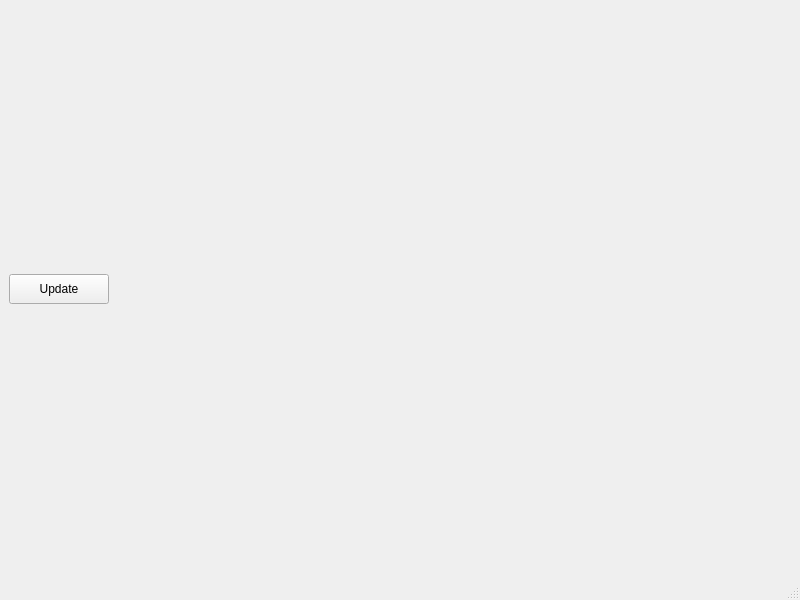
<?xml version="1.0" encoding="UTF-8"?>
<ui version="4.0">
 <class>MainWindow</class>
 <widget class="QMainWindow" name="MainWindow">
  <property name="geometry">
   <rect>
    <x>0</x>
    <y>0</y>
    <width>800</width>
    <height>600</height>
   </rect>
  </property>
  <property name="windowTitle">
   <string>MainWindow</string>
  </property>
  <widget class="QWidget" name="centralwidget">
   <layout class="QHBoxLayout" name="horizontalLayout">
    <item>
     <widget class="QPushButton" name="update_button">
      <property name="maximumSize">
       <size>
        <width>100</width>
        <height>30</height>
       </size>
      </property>
      <property name="text">
       <string>Update</string>
      </property>
     </widget>
    </item>
    <item>
     <widget class="Designer_plot" name="designer_plot" native="true"/>
    </item>
   </layout>
  </widget>
  <widget class="QMenuBar" name="menubar">
   <property name="geometry">
    <rect>
     <x>0</x>
     <y>0</y>
     <width>800</width>
     <height>21</height>
    </rect>
   </property>
  </widget>
  <widget class="QStatusBar" name="statusbar"/>
 </widget>
 <customwidgets>
  <customwidget>
   <class>Designer_plot</class>
   <extends>QWidget</extends>
   <header location="global">designer_plot.h</header>
   <container>1</container>
  </customwidget>
 </customwidgets>
 <resources/>
 <connections/>
</ui>
